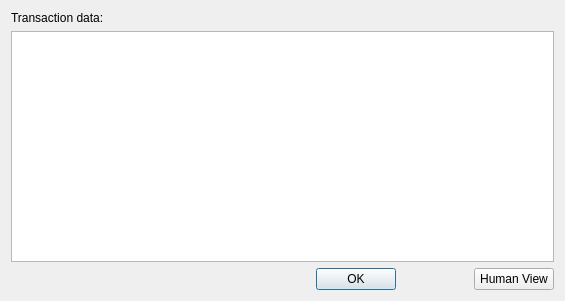
<?xml version="1.0" encoding="UTF-8"?>
<ui version="4.0">
 <class>transactionview</class>
 <widget class="QDialog" name="transactionview">
  <property name="geometry">
   <rect>
    <x>0</x>
    <y>0</y>
    <width>565</width>
    <height>301</height>
   </rect>
  </property>
  <property name="windowTitle">
   <string>Transaction data</string>
  </property>
  <layout class="QGridLayout" name="gridLayout">
   <item row="3" column="0">
    <spacer name="horizontalSpacer">
     <property name="orientation">
      <enum>Qt::Horizontal</enum>
     </property>
     <property name="sizeHint" stdset="0">
      <size>
       <width>40</width>
       <height>20</height>
      </size>
     </property>
    </spacer>
   </item>
   <item row="0" column="0">
    <widget class="QLabel" name="txDataLabel">
     <property name="text">
      <string>Transaction data:</string>
     </property>
    </widget>
   </item>
   <item row="1" column="0" colspan="3">
    <widget class="QTextBrowser" name="txBrowser"/>
   </item>
   <item row="3" column="2">
    <widget class="QPushButton" name="changeViewButton">
     <property name="text">
      <string>Human View</string>
     </property>
    </widget>
   </item>
   <item row="3" column="1">
    <widget class="QDialogButtonBox" name="buttonBox">
     <property name="orientation">
      <enum>Qt::Horizontal</enum>
     </property>
     <property name="standardButtons">
      <set>QDialogButtonBox::Ok</set>
     </property>
     <property name="centerButtons">
      <bool>true</bool>
     </property>
    </widget>
   </item>
  </layout>
 </widget>
 <resources/>
 <connections>
  <connection>
   <sender>buttonBox</sender>
   <signal>accepted()</signal>
   <receiver>transactionview</receiver>
   <slot>accept()</slot>
   <hints>
    <hint type="sourcelabel">
     <x>248</x>
     <y>254</y>
    </hint>
    <hint type="destinationlabel">
     <x>157</x>
     <y>274</y>
    </hint>
   </hints>
  </connection>
  <connection>
   <sender>buttonBox</sender>
   <signal>rejected()</signal>
   <receiver>transactionview</receiver>
   <slot>reject()</slot>
   <hints>
    <hint type="sourcelabel">
     <x>316</x>
     <y>260</y>
    </hint>
    <hint type="destinationlabel">
     <x>286</x>
     <y>274</y>
    </hint>
   </hints>
  </connection>
 </connections>
</ui>
